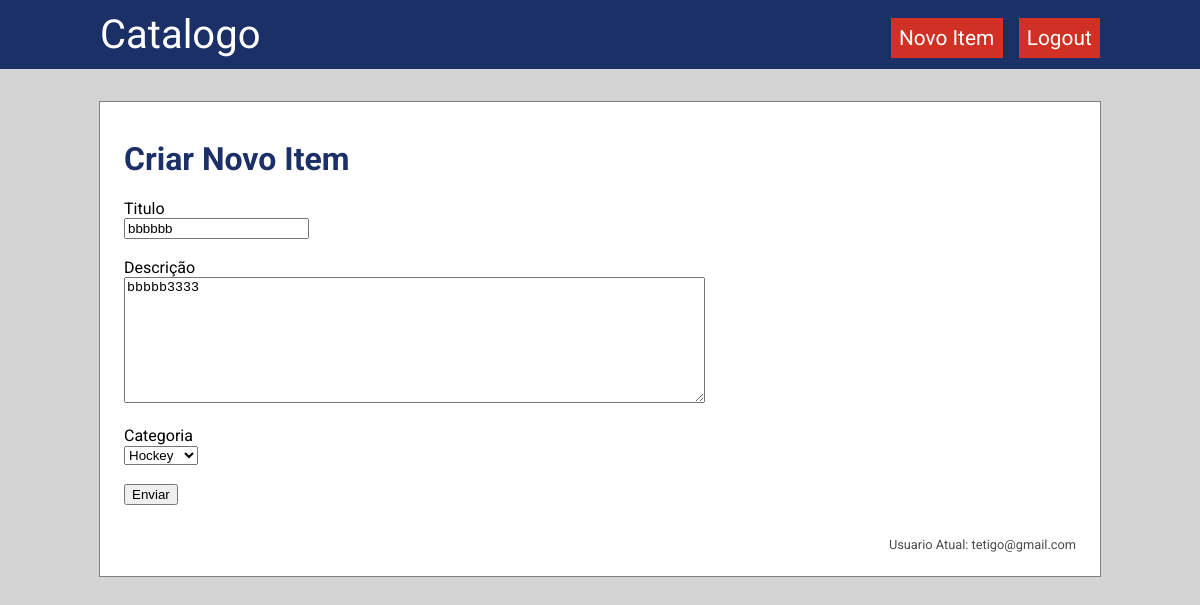
The app's page /catalog/Hockey/5/edit (signed in) with its own data.
### models.py (models this page shows, shortened)
class Item(db.Model):
    __tablename__ = 'item'
    id = db.Column(db.Integer, primary_key=True)
    title = db.Column(db.String(100), unique=True, nullable=False)
    description = db.Column(db.Text)
    created_at = db.Column(db.DateTime, nullable=True,
                           default=datetime.now())
    category_id = db.Column(db.Integer, db.ForeignKey('category.id',
                            ondelete='CASCADE'))
    user_id = db.Column(db.Integer, db.ForeignKey('users.id'))

class Category(db.Model):
    __tablename__ = 'category'
    id = db.Column(db.Integer, primary_key=True)
    name = db.Column(db.String(100), unique=True, nullable=False)
    items = db.relationship('Item', backref='category', uselist=True)

class User(db.Model, UserMixin):
    __tablename__ = 'users'
    id = db.Column(db.Integer, primary_key=True)
    email = db.Column(db.String(200), unique=True, nullable=False)
    name = db.Column(db.String(100))
    token = db.Column(db.Text)
    items = db.relationship('Item', backref='user', uselist=True)

### app.py (the view)
@app.route('/catalog/<category>/<item_id>/edit')
@login_required
def edit_item(category, item_id):
    item = Item.query.get(int(item_id))
    if item.user_id != current_user.id:
        return redirect(url_for('list_category', category=category))
    else:
        if is_not_authorized(item_id):
            return render_template('negado.html')
    return render_template(
        'item_form.html', item=item, categories=Category.query.all(),
        target_url=url_for('save_item', item_id=item.id))

### app.py (called while the page is built)
@login_manager.user_loader
def load_user(user_id):
    return User.query.get(int(user_id))

@app.before_request
def set_login_status():
    if current_user.is_authenticated:
        g.logged_in = True
        g.user_email = current_user.email
    else:
        g.logged_in = False

def is_not_authorized(item_id):
    item = Item.query.get(int(item_id))
    return item.user.id != current_user.id

### templates/item_form.html
{% extends "base.html" %}
{% block content %}
<h1>Criar Novo Item</h1>
<form action="{{ target_url }}" method="POST">
	<label for="title">Titulo</label><br>
	<input type="text" id="title" name="title" value="{{ item.title if item.title != None }}">
	<br><br>
	<label for="description">Descrição</label><br>
	<textarea id="text" name="description" id="description" rows="8" cols="70">{{ item.description if item.description != None }}</textarea>
	<br><br>
	<label for="category">Categoria</label><br>
	<select name="category" id="category">
	{% for c in categories %}
		<option value="{{ c.id }}" {% if item.category_id == c.id %}selected{% endif %}>{{ c.name }}</option>
	{% endfor %}
	</select>
	<br><br>
	<input type="submit" value="Enviar">
</form>
{% endblock %}

### templates/base.html (shortened to what this page needs)
<!DOCTYPE html>
<html>
<head>
	<link rel="stylesheet" type="text/css" href="{{url_for('static', filename='style.css')}}">
</head>
<body>
<header>
	<div id="heading">
		<span class="heading-name">
		<a href="/">Catalogo</a>
		</span>
		<span class="row-space"></span>
		{% if g.logged_in %}
			<a class="bar-btn" href="{{ url_for('new_item') }}">Novo Item</a>
		{% endif %}
		<div class="vertical-space"></div>
		<a class="bar-btn" href="{% if g.logged_in %}{{ url_for('logout') }}{% else %}{{ url_for('login') }}{% endif %}">
		{% if g.logged_in %}Logout{% else %}Login{% endif %}
		</a>
	</div>
</header>
<div class="content">
	<div class="content-2">
	{% block content %}
	{% endblock %}
	{% if g.logged_in %}
		<div class="faded current-user">
			Usuario Atual: {{ g.user_email }}
		</div>
	{% endif %}
	</div>
</div>
</body>
</html>

### static/style.css (style rules this page uses)
body { margin: 0 auto 0 auto; font-family: 'Roboto', sans-serif; background-color: #D4D4D4; }
header { background-color: #1a3067; }
#heading { max-width: 1000px; margin: 0 auto 0 auto; padding: 0.7em 0 0.7em 0; display: flex; flex-direction: row; }
#heading .heading-name a { color: white; font-size: 2.5em; text-decoration: none; }
#heading .bar-btn { align-self: flex-end; justify-content: center; background-color: #D03124; color: white; font-size: 1.3em; padding: 0.4em 0.4em 0.4em 0.4em; text-decoration: none; }
div.content { max-width: 1000px; margin: 2em auto 0 auto; border: 1px solid gray; background-color: white; }
div.content-2 { height: 100%; margin: 0 1.5em 0 1.5em; padding: 1em 0 1.5em 0; }
div.current-user { text-align: right; margin-top: 2.5em; }
h1, h2 { color: #1a3067; }
a { color: #D03124; text-decoration: none; }
div.vertical-space { align-self: stretch; width: 1em; }
.row-space { flex-grow: 1000; }
.faded { opacity: 0.7; font-size: 0.8em; }

### records on screen
Item: title "bbbbbb", description "bbbbb3333", category "Hockey"
User: user_email "tetigo@gmail.com"
